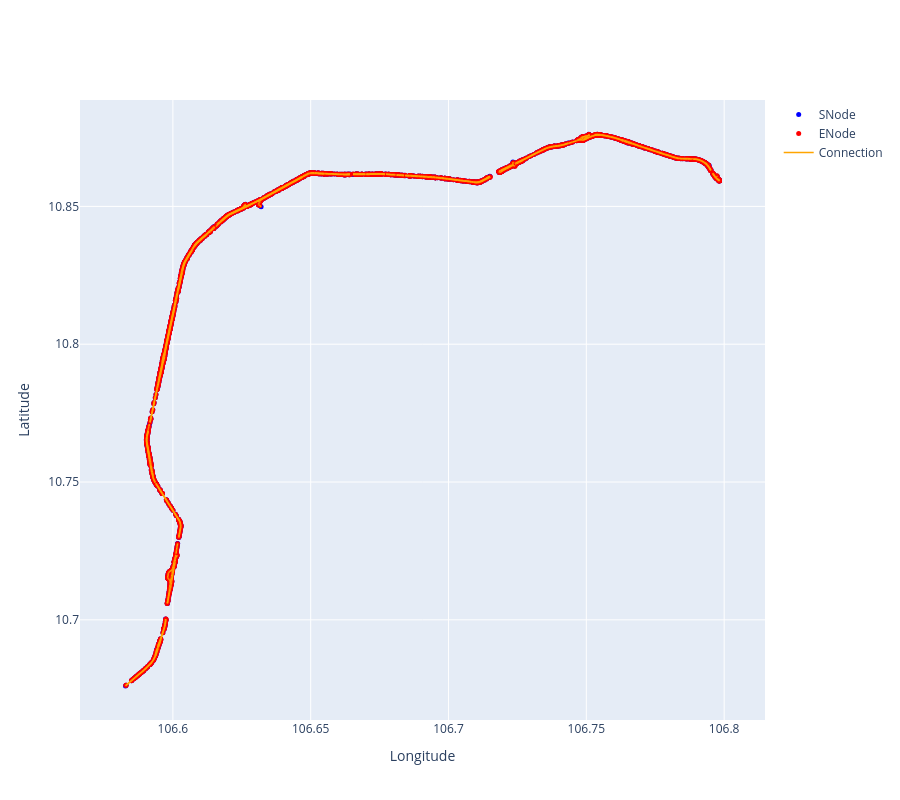

Here is the notebook cell this chart was saved with:
### Code cell
fig = go.Figure()

# SNode
fig.add_trace(go.Scatter(
    x=max_street_nodes_df["long_snode"],
    y=max_street_nodes_df["lat_snode"],
    mode="markers",
    marker=dict(size=5, color="blue"),
    name="SNode"
))

# ENode
fig.add_trace(go.Scatter(
    x=max_street_nodes_df["long_enode"],
    y=max_street_nodes_df["lat_enode"],
    mode="markers",
    marker=dict(size=5, color="red"),
    name="ENode"
))

# Lines
xs = []
ys = []

for _, row in max_street_nodes_df.iterrows():
    xs.extend([row["long_snode"], row["long_enode"], None])
    ys.extend([row["lat_snode"], row["lat_enode"], None])

fig.add_trace(go.Scatter(
    x=xs,
    y=ys,
    mode="lines",
    line=dict(width=1.5, color="orange"),
    name="Connection"
))

# Quan trọng: giữ tỷ lệ đúng như bản đồ
fig.update_layout(
    height=800,
    xaxis_title="Longitude",
    yaxis_title="Latitude",
)

fig.update_yaxes(scaleanchor="x", scaleratio=1)

fig.show()

### Figure 1 — Plotly figure (JSON) as saved in the notebook; plotly's stock layout.template omitted (floating-point values rounded to 4 significant figures; data arrays with more than 128 entries replaced by an {"elided": "..."} marker saying what was removed)
{"data": [{"marker": {"color": "blue", "size": 5}, "mode": "markers", "name": "SNode", "type": "scatter", "x": {"elided": "2142 float values"}, "y": {"elided": "2142 float values"}}, {"marker": {"color": "red", "size": 5}, "mode": "markers", "name": "ENode", "type": "scatter", "x": {"elided": "2142 float values"}, "y": {"elided": "2142 float values"}}, {"line": {"color": "orange", "width": 1.5}, "mode": "lines", "name": "Connection", "type": "scatter", "x": {"elided": "6426 float values"}, "y": {"elided": "6426 float values"}}], "layout": {"height": 800, "xaxis": {"title": {"text": "Longitude"}}, "yaxis": {"scaleanchor": "x", "scaleratio": 1, "title": {"text": "Latitude"}}}}
